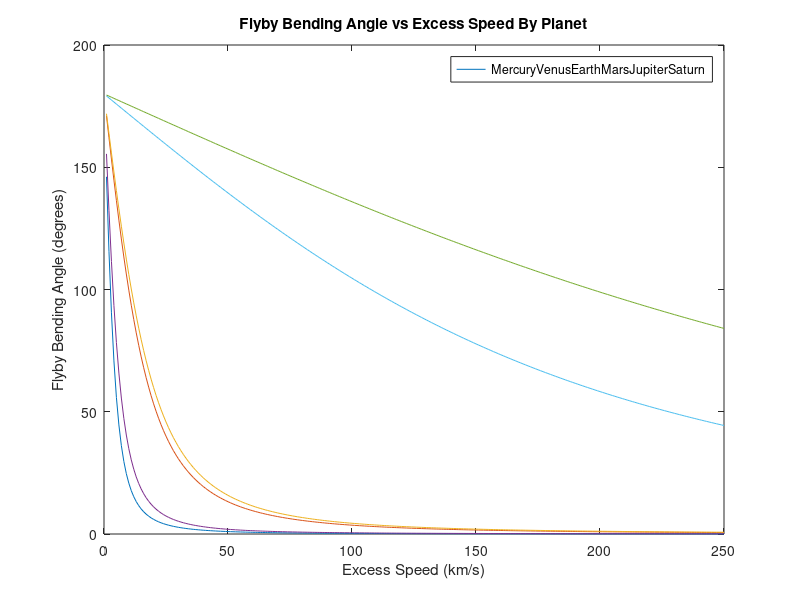

Write the MATLAB code that produced this figure.
%Use a computer to plot a graph (all plots 
%on same axes) of flyby bending angle as a function of V_?  for planetary flybys of Mercury, Venus, Earth, Mars, Jupiter, and Saturn assuming the flyby periapsis has an altitude of 1000 km.

mu = [2.203*(10^4),3.249*(10^5),3.986*(10^5),4.283*(10^4),1.267*(10^8),3.793*(10^7)]; %Mu in km^3s^-2
planet = ["Mercury","Venus","Earth","Mars","Jupiter","Saturn"];
Rp = 1000; %km
delta = zeros(6,201);

for i = 1:6 
    
    for j = 1:250
        delta(i,(j)) = 2*asind(1/((1/mu(i))*((Rp*((j^2)+((2*mu(i))/Rp)))-mu(i))));
        %1/((1/mu(i))*((Rp*((j^2)+((2*mu(i))/Rp)))-mu(i)))
    end
    plot(delta(i,:));
    hold on
end
title("Flyby Bending Angle vs Excess Speed By Planet");
xlabel("Excess Speed (km/s)");
ylabel("Flyby Bending Angle (degrees)");
legend(planet);